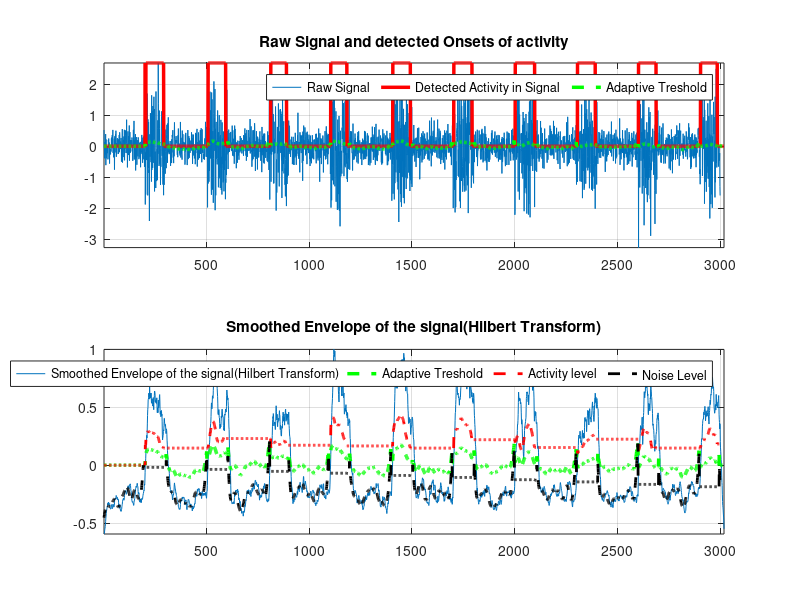

This figure's MATLAB source:
function [thres_buf,env, bin] = envelop_hilbert_modified(y,Smooth_window,threshold_style,DURATION,gr)
%% function alarm = envelop_hilbert(y,Smooth_window,threshold_style,DURATION,gr)
%% ======================= Inputs ================================ %%
% y = Raw input signal to be analyzed
% Smooth_window :this is the window length used for smoothing your signal
% in terms of number of samples
% threshold_style : set it 1 to have an adaptive threshold OR set it 0
% to manually select the threshold from a plot
% DURATION : Number of the samples that the signal should stay in terms of
% number of samples
% gr = make it 1 if you want a plot and 0 when you dont want a plot

%===========================================
% Tuning parameters for the best results;
%===========================================
% 1. DURATION is correlated to your sampling frequency, you can use a multiple
% of your sampling frequency e.g. round(0.050*SamplingFrequency)
% 2. Smooth_window is correlated to your sampling frequency, you can use a multiple
% of your sampling frequency e.g. round(0.0500*SamplingFrequency), this is
% the window length used for smoothing your signal

%% ======================= Outputs ================================== %%
% alarm : vector resembeling the active parts of the signal
%% ======================= Method =================================== %%
% Calculates the analytical signal with the help of hilbert transfrom,
% takes the envelope and smoothes the signal. Finally , with the help of an
% adaptive threshold detects the activity of the signal where at least a
% minimum number of samples with the length of 
% (DURATION) Samples should stay above the threshold). The threshold is a
% computation of signal noise and activity level which is updated online.

%% Example and Demo
% To run demo mode simply execute the following line without any input;
% Example 1 :
% alarm = envelop_hilbert()
% The script generates one artificial signal and analysis that
% v = repmat([.1*ones(200,1);ones(100,1)],[10 1]); % generate true variance profile
% y = sqrt(v).*randn(size(v));

% Example 2 : For real world signals with a certain Sampling frequency
% called (Fs) (In this example a smoothing window with length 200 msec,)
% alarm = envelop_hilbert(signal,round(0.050*Fs),1,round(0.020*Fs),1)

%% Author : Hooman Sedghamiz 
% hoose792@student.liu.se
% Copy right April 2013
% Edited March 2014

%%

%--------------------------- input handling ---------------------------%
if nargin < 5
    gr = 1;
    if nargin < 4
        DURATION = 20;                                                     % default
        if nargin < 3
           threshold_style = 1;                                            % default 1 , means it is done automatic
           if nargin < 2
             Smooth_window = 20;                                           % default for smoothing length
             if  nargin < 1
               v = repmat([.1*ones(200,1);ones(100,1)],[10 1]);            % generate true variance profile
               y = sqrt(v).*randn(size(v));
             end
             
           end
        end
    end
end

%% ======= calculate the analytical signal and get the envelope ====== %%
test=y(:);
analytic = hilbert(test);
env = abs(analytic);

%% =========== take the moving average of analytical signal =========== %%
env = conv(env,ones(1,Smooth_window)/Smooth_window);                       % smooth
env = env(:) - mean(env);                                                  % get rid of offset
env = env/max(env);                                                        % normalize


%% ====================== threshold the signal =============== %%
if threshold_style == 0
   hg=figure;plot(env);title('Select a threshold on the graph')
   [~,THR_SIG] =ginput(1);
   close(hg);
end
% ------------------------- Threshold Style ---------------------- %
if threshold_style
   THR_SIG = 4*mean(env);
end

nois = mean(env)*(1/3);                                 % noise level
threshold = mean(env);                                  % signal level

% ------------------- Initialize Buffers -------------------------%
thres_buf  = zeros(1,length(env)-DURATION);
nois_buf = zeros(1,length(env)-DURATION);
THR_buf = zeros(1,length(env));
h=1;
alarm =zeros(1,length(env));

for i = 1:length(env)-DURATION
  %------ update threshold 10% of the maximum peaks found ------------%
  if env(i:i+DURATION) > THR_SIG 
      alarm(i) = max(env);
      threshold = 0.5*mean(env(i:i+DURATION)); 
      h=h+1;
  else
      % ----------- update noise --------------%
      if mean(env(i:i+DURATION)) < THR_SIG
          nois = mean(env(i:i+DURATION)); 
      else
          if ~isempty(nois_buf)
              nois = mean(nois_buf);
          end
      end
  end 
  
  thres_buf(i) = threshold;
  nois_buf(i) = nois;
  % ------------------------- update threshold -------------------------- %
  if h > 1
     THR_SIG = nois + 0.50*(abs(threshold - nois));            
  end
  THR_buf(i) = THR_SIG;
end 

bin = alarm.*max(test);


% gr = 1;
if gr
     figure,ax(1)=subplot(211);
     plot(test),hold on,plot(alarm.*max(test),'r','LineWidth',2.5),
     hold on,plot(THR_buf,'--g','LineWidth',2.5);
     title('Raw Signal and detected Onsets of activity');
     legend('Raw Signal','Detected Activity in Signal',...
         'Adaptive Treshold',...
    'orientation','horizontal');
     grid on;axis tight;
     ax(2)=subplot(212);plot(env);
     hold on,plot(THR_buf,'--g','LineWidth',2.5),
     hold on,plot(thres_buf,'--r','LineWidth',2),
     hold on,plot(nois_buf,'--k','LineWidth',2),
     title('Smoothed Envelope of the signal(Hilbert Transform)');
     legend('Smoothed Envelope of the signal(Hilbert Transform)',...
         'Adaptive Treshold',...
    'Activity level','Noise Level','orientation','horizontal');
     linkaxes(ax,'x');
     zoom on;
     axis tight;
     grid on;
end